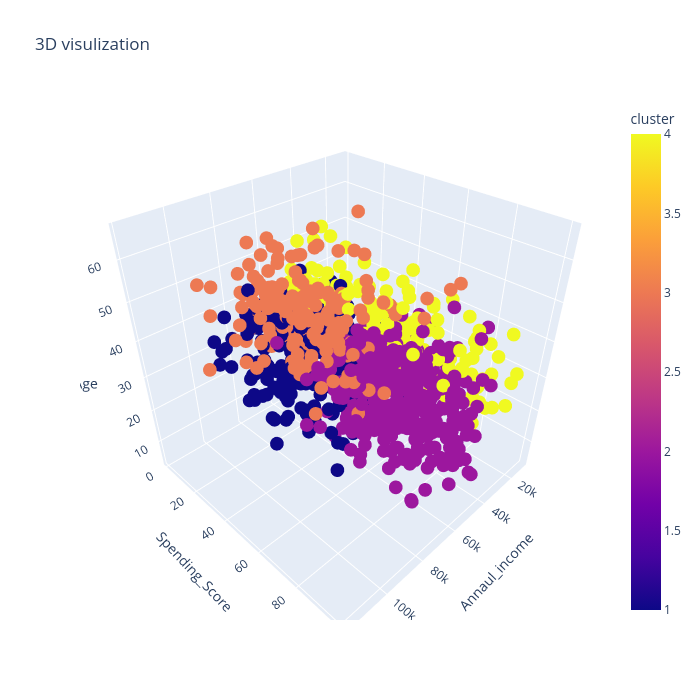

Notebook code cell kept with this figure:
### Code cell
fig = px.scatter_3d(df, x='Annual_Income',y='Spending_Score',z='Age', color='cluster', hover_name='cluster', title='3D visulization')
fig.update_layout(scene=dict(xaxis_title='Annaul_income',yaxis_title='Spending_Score',zaxis_title='Age'),width=700,height=700)
fig.show()

### Figure 1 — Plotly figure (JSON) as saved in the notebook; plotly's stock layout.template omitted (floating-point values rounded to 4 significant figures; data arrays with more than 128 entries replaced by an {"elided": "..."} marker saying what was removed)
{"data": [{"hovertemplate": "<b>%{hovertext}</b><br><br>Annual_Income=%{x}<br>Spending_Score=%{y}<br>Age=%{z}<br>cluster=%{marker.color}<extra></extra>", "hovertext": {"elided": "1000 int values"}, "legendgroup": "", "marker": {"color": {"elided": "1000 int values"}, "coloraxis": "coloraxis", "symbol": "circle"}, "mode": "markers", "name": "", "scene": "scene", "showlegend": false, "type": "scatter3d", "x": {"elided": "1000 int values"}, "y": {"elided": "1000 float values"}, "z": {"elided": "1000 int values"}}], "layout": {"coloraxis": {"colorbar": {"title": {"text": "cluster"}}, "colorscale": [[0, "#0d0887"], [0.1111, "#46039f"], [0.2222, "#7201a8"], [0.3333, "#9c179e"], [0.4444, "#bd3786"], [0.5556, "#d8576b"], [0.6667, "#ed7953"], [0.7778, "#fb9f3a"], [0.8889, "#fdca26"], [1, "#f0f921"]]}, "height": 700, "legend": {"tracegroupgap": 0}, "scene": {"domain": {"x": [0, 1], "y": [0, 1]}, "xaxis": {"title": {"text": "Annaul_income"}}, "yaxis": {"title": {"text": "Spending_Score"}}, "zaxis": {"title": {"text": "Age"}}}, "title": {"text": "3D visulization"}, "width": 700}}
